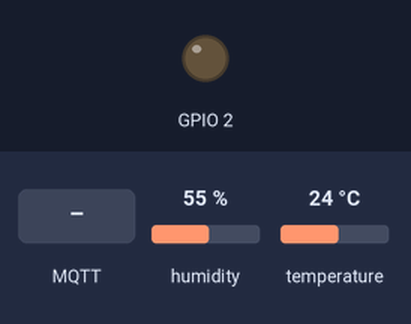
Simulated run of this sketch. Board: ESP32. Shown: output pins drawn as LEDs (lit = HIGH). Dashed ring = blinking. The inputs (shaded band) are chosen by the test bench; at power-on: humidity 55 %, temperature 24 °C. WiFi joins after 1.5 s; servers stay silent unless stated; random numbers use the default seed unless the sketch sets one; no MQTT or app messages arrive unless stated; what the sketch prints to the serial monitor is not drawn.

Above: at 0.0 s.
At 4.1 s:
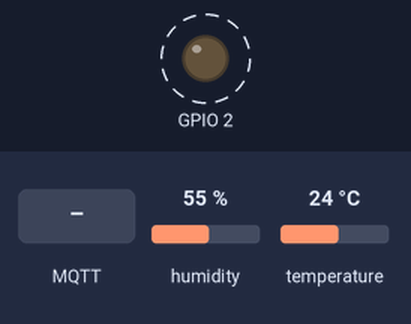
4.2 s: MQTT message "1" arrives on the first subscribed topic
7.7 s: MQTT message "on" arrives on the first subscribed topic
11.2 s: MQTT message "off" arrives on the first subscribed topic
Timing chart, 0 to 20.7 s (numbered marks = the images above; inputs shaded):
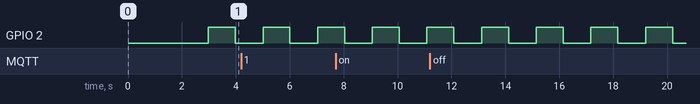

The sketch:

device_0_test.ino
```cpp
#include <PubSubClient.h>
#include <DHT.h>
#include <string.h>
#include "SPIFFS.h"
#include <WiFiClientSecure.h>
#include <Wire.h>

const char* ssid = "Redwood";
const char* password = "Passwords";
const char* mqtt_server = "http://apsm7xvjsvch0-ats.iot.ap-south-1.amazonaws.com";
const int mqtt_port = 8883;

const char* cert1 = {"-----BEGIN CERTIFICATE-----\n\
MIIDQTCCAimgAwIBAgITBmyfz5m/jAo54vB4ikPmljZbyjANBgkqhkiG9w0BAQsF\n\
ADA5MQswCQYDVQQGEwJVUzEPMA0GA1UEChMGQW1hem9uMRkwFwYDVQQDExBBbWF6\n\
b24gUm9vdCBDQSAxMB4XDTE1MDUyNjAwMDAwMFoXDTM4MDExNzAwMDAwMFowOTEL\n\
MAkGA1UEBhMCVVMxDzANBgNVBAoTBkFtYXpvbjEZMBcGA1UEAxMQQW1hem9uIFJv\n\
b3QgQ0EgMTCCASIwDQYJKoZIhvcNAQEBBQADggEPADCCAQoCggEBALJ4gHHKeNXj\n\
ca9HgFB0fW7Y14h29Jlo91ghYPl0hAEvrAIthtOgQ3pOsqTQNroBvo3bSMgHFzZM\n\
9O6II8c+6zf1tRn4SWiw3te5djgdYZ6k/oI2peVKVuRF4fn9tBb6dNqcmzU5L/qw\n\
IFAGbHrQgLKm+a/sRxmPUDgH3KKHOVj4utWp+UhnMJbulHheb4mjUcAwhmahRWa6\n\
VOujw5H5SNz/0egwLX0tdHA114gk957EWW67c4cX8jJGKLhD+rcdqsq08p8kDi1L\n\
93FcXmn/6pUCyziKrlA4b9v7LWIbxcceVOF34GfID5yHI9Y/QCB/IIDEgEw+OyQm\n\
jgSubJrIqg0CAwEAAaNCMEAwDwYDVR0TAQH/BAUwAwEB/zAOBgNVHQ8BAf8EBAMC\n\
AYYwHQYDVR0OBBYEFIQYzIU07LwMlJQuCFmcx7IQTgoIMA0GCSqGSIb3DQEBCwUA\n\
A4IBAQCY8jdaQZChGsV2USggNiMOruYou6r4lK5IpDB/G/wkjUu0yKGX9rbxenDI\n\
U5PMCCjjmCXPI6T53iHTfIUJrU6adTrCC2qJeHZERxhlbI1Bjjt/msv0tadQ1wUs\n\
N+gDS63pYaACbvXy8MWy7Vu33PqUXHeeE6V/Uq2V8viTO96LXFvKWlJbYK8U90vv\n\
o/ufQJVtMVT8QtPHRh8jrdkPSHCa2XV4cdFyQzR1bldZwgJcJmApzyMZFo6IQ6XU\n\
5MsI+yMRQ+hDKXJioaldXgjUkK642M4UwtBV8ob2xJNDd2ZhwLnoQdeXeGADbkpy\n\
rqXRfboQnoZsG4q5WTP468SQvvG5\n\
-----END CERTIFICATE-----"};

const char* cert2 = {"-----BEGIN CERTIFICATE-----\n\
MIIDWTCCAkGgAwIBAgIUbt0a8Pn2aV+j9MeMbA1N0R2uvj8wDQYJKoZIhvcNAQEL\n\
BQAwTTFLMEkGA1UECwxCQW1hem9uIFdlYiBTZXJ2aWNlcyBPPUFtYXpvbi5jb20g\n\
SW5jLiBMPVNlYXR0bGUgU1Q9V2FzaGluZ3RvbiBDPVVTMB4XDTIzMDUwODEyMjc0\n\
M1oXDTQ5MTIzMTIzNTk1OVowHjEcMBoGA1UEAwwTQVdTIElvVCBDZXJ0aWZpY2F0\n\
ZTCCASIwDQYJKoZIhvcNAQEBBQADggEPADCCAQoCggEBAKT9hwGShdx6WKslD+G0\n\
9RxPNC2rpCV+GnZsM2R3BbzHLOq/4zUkpxTf8uZ1XeQ16rTO9hpDS8qYnGryWxTB\n\
XVl98NcA2gM1j4Q9xscpWvygUvrUIqUiMrFF+1eAWcsaPEpSaZQ7klMKYslgcpc/\n\
jfu4YuhVqtcveqY8iPeVK4KLX4VPsZLeqhKthQLfDgU7QrcDuT5Q78gKibs2zJG7\n\
fIycQuUL3FJ8R5W9mbiMIFR2Sg82vQsQQUb3EbhAyHGycdmQcvywKObhcoLWCkch\n\
xDhdvRCSFpFX5Tk1DNRkRnx8uewE62d0epKaXZaaRn+RI+Mtiqt0RSSe+7tnIhhO\n\
0B0CAwEAAaNgMF4wHwYDVR0jBBgwFoAUXhGEuWXO29d1Cb2MK80GSKWWOr0wHQYD\n\
VR0OBBYEFCA2ZhutB7ZDRcOij0ubTmAurBF+MAwGA1UdEwEB/wQCMAAwDgYDVR0P\n\
AQH/BAQDAgeAMA0GCSqGSIb3DQEBCwUAA4IBAQBB6iDnTwRSjFTVN6sKc1ft8jqt\n\
/MnCZwdVeQlI5hUkQELkJwowFyTYxlpxBRCGaR6g0YHYcxdlYLshlvuwtuLkSKtf\n\
jwzBm4rIvtV8NU1at7z0D3ycrt74Mn+PDbAay6Gy0U/Vf6k/7DkTfdCpE0mdICXE\n\
2ZdWuPqEn90G34xFPb5f7UyZ+0ckBZ6pREbD/GgUyB0CTOg5JrOKN1BWAwHbWdHa\n\
KHA32qQBe9pJvwGNhXgNtQdwbTpwpOLXj/Ij+u8MoVlbX3sWD3tzaFK6tD3AaHkU\n\
boTYD7yT89tgDaAmiVJgekK86BIwCwTSX8EQJwL7g550wEymPUogaxHU/REy\n\
-----END CERTIFICATE-----"};

const char* cert3 = {"-----BEGIN RSA PRIVATE KEY-----\n\
MIIEpQIBAAKCAQEApP2HAZKF3HpYqyUP4bT1HE80LaukJX4admwzZHcFvMcs6r/j\n\
NSSnFN/y5nVd5DXqtM72GkNLypicavJbFMFdWX3w1wDaAzWPhD3Gxyla/KBS+tQi\n\
pSIysUX7V4BZyxo8SlJplDuSUwpiyWBylz+N+7hi6FWq1y96pjyI95UrgotfhU+x\n\
kt6qEq2FAt8OBTtCtwO5PlDvyAqJuzbMkbt8jJxC5QvcUnxHlb2ZuIwgVHZKDza9\n\
CxBBRvcRuEDIcbJx2ZBy/LAo5uFygtYKRyHEOF29EJIWkVflOTUM1GRGfHy57ATr\n\
Z3R6kppdlppGf5Ej4y2Kq3RFJJ77u2ciGE7QHQIDAQABAoIBAQCFOCSrk1i8tpkj\n\
z7AsKgYEDrvt6HqIv3K0jhdNFoGudRCCl9/oiCjUxSMHDFt8qkBSMA4tFIt9EY6z\n\
F++NKbirSvKNWCWwk63HNG5tX6oU84ss9t7mgV93Hi+c7okSYqOtyy9uvk8e9/Ld\n\
8R91mp6VUsOiH5HrYG3jDlv1tR/FrmGDIHsQHBEI168koi2HqvUn3aHpoXl4i3/+\n\
a9QO5NJs2Mo+YiVU7MfKLPPrh3BIC78wPBMgancOst6yDFmBfJ1UGHO2vtOssn8x\n\
SDk7y0Knt+i6uTL4tn2oT4Xu7icRuxij4vfN9ugWBer5b/60VSRhjvYo6tFO3q59\n\
wi6PEqrhAoGBANbFJHd93ca8xz+DDeR+DkAhrYXo4KZNy/XdNPtA6Tc5WioBLi9i\n\
792gHih30aFLL5Sq8CVZrp8uX5LQ/CLQrYkw7cPPO3zm1S/6BKu0yChEO8EfWt+B\n\
qS1CbOAWEcmHph1WHkrhqsJuu+uvmevQFRa2Jf3ZFgBacXM1UlMJYY+lAoGBAMSp\n\
9qsiBq7XZez3dozS6xito0lanjTjTS4iXZZ0ulPAx4DECBM4YqVhxvJ2Xi7UHmO2\n\
Ai4Si4akFZDiwRnD4SicTNz+vVt1YxVzz21Os4CbGcM7HOYsnC7vbXriuxcbhTHz\n\
nXjLkvmTeKdOAdkyQAafRsfx1UqIoE65j7/Y3lUZAoGBAMroNJzECKyDnAcwLQbr\n\
5VDHwKYcL2pPY9wkorKiT/QBtmKq/NR+N7p+VR/Mm/w0CX7+xKW1BhqT+G3ADgZi\n\
eyF7XZc6iaxmdZG/N3x17wjD9mRt2DAD0y7UbAKGN0XcZ5+dxj7e17KcZeS04cn9\n\
rH7plhkvaO7qg/bhsKaM3WSVAoGAIJX07DgwGUpRdikuuHi+QZGLy7y7GBJNmIZT\n\
MXnX4cbAh8JzgBPIrJR97XDVfDbjbiwbQl0KR13qwN4Blu5Q4XS8e6Wt5HiX2Vce\n\
GIOA1J9ebm3eBPmBS3maj1EAJP0HXdZ60igRC093H2mafs2HtFEx3jFg4P+waDrw\n\
6Z3agQkCgYEApKDuhhkY3kuVXbdws3KHOixG8yTYmkhiyYP2gx8myu+vg/QCihkF\n\
b/tCA3pNLWW69s1dVZmlIbSj8p6EHmFy9kaAvYP4KW4edXfE3m0IdEo1AhPnbi4D\n\
Jdn1VGN7Yi95Gdzg7PN+7gD98D0OAIl4JvD0cbFBpUBJufNKj7iXBNc=\n\
-----END RSA PRIVATE KEY-----"};

String Read_rootca;
String Read_cert;
String Read_privatekey;
//=============================================================================================================================
#define BUFFER_LEN  256
long lastMsg = 0;
char msg[BUFFER_LEN];
int value = 0;
byte mac[6];
char mac_Id[18];
int count = 1;
//=============================================================================================================================

WiFiClientSecure espClient;
PubSubClient client(espClient);


#define DHTPIN 15
DHT dht(DHTPIN, DHT11);

void setup_wifi() {
  delay(10);
  Serial.println();
  Serial.print("Connecting to ");
  Serial.println(ssid);

  WiFi.begin(ssid, password);

  while (WiFi.status() != WL_CONNECTED) {
    delay(500);
    Serial.print(".");
  }

  randomSeed(micros());

  Serial.println("");
  Serial.println("WiFi connected");
  Serial.println("IP address: ");
  Serial.println(WiFi.localIP());
}

void callback(char* topic, byte* payload, unsigned int length) {
  Serial.print("Message arrived [");
  Serial.print(topic);
  Serial.print("] ");
  for (int i = 0; i < length; i++) {
    Serial.print((char)payload[i]);
  }
  Serial.println();
}
void reconnect() {
  while (!client.connected()) {
    Serial.print("Attempting MQTT connection...");
    // Create a random client ID
    String clientId = "ESP32-";
    clientId += String(random(0xffff), HEX);
    // Attempt to connect
    if (client.connect(clientId.c_str())) {
      Serial.println("connected");
      // Once connected, publish an announcement...
      client.publish("ei_out", "hello world");
      // ... and resubscribe
      client.subscribe("ei_in");
    } else {
      Serial.print("failed, rc=");
      Serial.print(client.state());
      Serial.println(" try again in 5 seconds");
      // Wait 5 seconds before retrying
      delay(5000);
    }
  }
}

void setup() {
  Serial.begin(115200);
  dht.begin();
  Serial.setDebugOutput(true);
  // initialize digital pin LED_BUILTIN as an output.
  pinMode(2, OUTPUT);
  setup_wifi();
  delay(1000);
  // //=============================================================
  // if (!SPIFFS.begin(true)) {
  //   Serial.println("An Error has occurred while mounting SPIFFS");
  //   return;
  // }
  // //=======================================
  // //Root CA File Reading.

  // File file2 = SPIFFS.open(".AmazonRootCA1.pem", "r");
  // if (!file2) {
  //   Serial.println("Failed to open file for reading");
  //   return;
  // }
  // Serial.println("Root CA File Content:");

  // while (file2.available()) {
  //   Read_rootca = file2.readString();
  //   Serial.println(Read_rootca);
  // }
  // //=============================================
  // // Cert file reading
  // File file4 = SPIFFS.open("/56c611bbbd94e396beb99510158645cbae025502df8ab8c7e3fc18b2bcc05f83-certificate.pem.crt", "r");
  // if (!file4) {
  //   Serial.println("Failed to open file for reading");
  //   return;
  // }
  // Serial.println("Cert File Content:");
  // while (file4.available()) {
  //   Read_cert = file4.readString();
  //   Serial.println(Read_cert);
  // }
  // //=================================================
  // //Privatekey file reading
  // File file6 = SPIFFS.open(".345634565634563456-private.pem.key", "r");
  // if (!file6) {
  //   Serial.println("Failed to open file for reading");
  //   return;
  // }
  // Serial.println("privateKey File Content:");
  // Serial.println(file6.readString());
  // while (file6.available()) {
  //   Read_privatekey = file6.readString();
  //   Serial.println(Read_privatekey);
  // }
  //=====================================================

  int str1 = 0;
  while(cert1[str1] != '\0') str1++;
  char* pRead_rootca = (char*) malloc(sizeof(char) * (str1 + 1));
  strcpy(pRead_rootca, cert1);

  str1 = 0;
  while(cert2[str1] != '\0') str1++;
  char* pRead_cert = (char *)malloc(sizeof(char) * (str1 + 1));
  strcpy(pRead_cert, cert2);

  str1 = 0;
  while(cert3[str1] != '\0') str1++;
  char* pRead_privatekey = (char *)malloc(sizeof(char) * (str1 + 1));
  strcpy(pRead_privatekey, cert3);

  Serial.println("================================================================================================");
  Serial.println("Certificates that passing to espClient Method");
  Serial.println();
  Serial.println("Root CA:");
  Serial.write(pRead_rootca);
  Serial.println("================================================================================================");
  Serial.println();
  Serial.println("Cert:");
  Serial.write(pRead_cert);
  Serial.println("================================================================================================");
  Serial.println();
  Serial.println("privateKey:");
  Serial.write(pRead_privatekey);
  Serial.println("================================================================================================");

  espClient.setCACert(pRead_rootca);
  espClient.setCertificate(pRead_cert);
  espClient.setPrivateKey(pRead_privatekey);

  client.setServer(mqtt_server, mqtt_port);
  client.setCallback(callback);

  //====================================================================================================================
  WiFi.macAddress(mac);
  snprintf(mac_Id, sizeof(mac_Id), "%02x:%02x:%02x:%02x:%02x:%02x",
           mac[0], mac[1], mac[2], mac[3], mac[4], mac[5]);
  Serial.println(mac_Id);
  //=====================================================================================================================
}


void loop() {
  float h = dht.readHumidity();   // Reading Temperature form DHT sensor
  float t = dht.readTemperature();      // Reading Humidity form DHT sensor
  float tF = (t * 1.8) + 32;
  Serial.println(tF);
  if (isnan(h) || isnan(t))
  {
    Serial.println("Failed to read from DHT sensor!");
    delay(1000);
    return;
  }
  //===============================================
  if (!client.connected()) {
    reconnect();
  }
  client.loop();

  long now = millis();
  if (now - lastMsg > 2000) {
    lastMsg = now;
    //=============================================================================================
    String macIdStr = mac_Id;
    String Temprature = String(t);
    String Humidity = String(h);
    snprintf (msg, BUFFER_LEN, "{\"macid\" : \"%s\", \"temprature\" : %s, \"humidity\" : \"%s\"}", macIdStr.c_str(), Temprature.c_str(), Humidity.c_str());
    Serial.print("Publish message: ");
    Serial.print(count);
    Serial.println(msg);
    client.publish("ei_out", msg);
    count = count + 1;
    //================================================================================================
  }
  digitalWrite(2, HIGH);   // turn the LED on (HIGH is the voltage level)
  delay(1000);                       // wait for a second
  digitalWrite(2, LOW);    // turn the LED off by making the voltage LOW
  delay(1000);                       // wait for a second
}
```

Measured:
- by itself, GPIO 2: alternates HIGH for 1.0 s and LOW for 1.0 s
